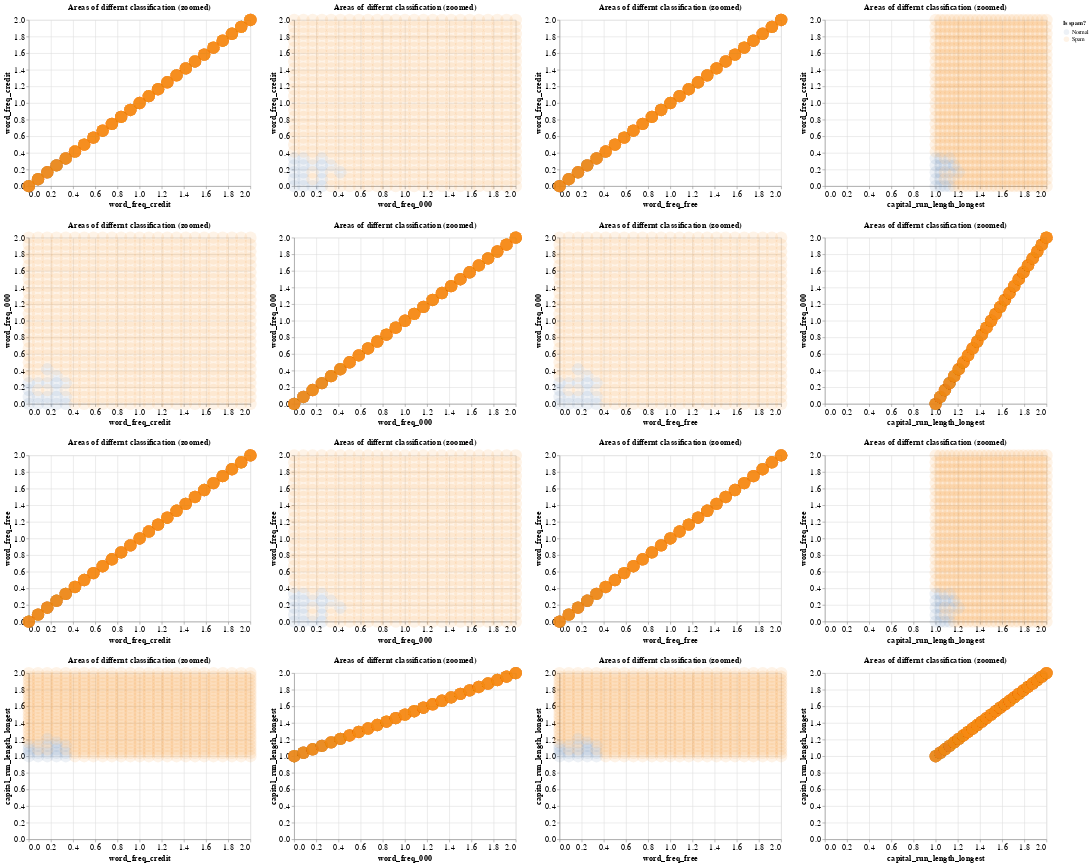

The notebook cell this image was saved under:
### Code cell
# "barrier" plot for the zoomed in data
predictions = (alt.Chart(whole, title = "Areas of differnt classification (zoomed)").mark_circle(size = 500, opacity = 0.1).encode(
        x = alt.X(alt.repeat("column"), type = "quantitative"), 
        y = alt.Y(alt.repeat("row"), type = "quantitative"),
        color = alt.Color("predicted", title = "Is spam?"))
               .repeat(row = ["word_freq_credit", "word_freq_000","word_freq_free","capital_run_length_longest"],
                       column = ["word_freq_credit", "word_freq_000","word_freq_free","capital_run_length_longest"])
               .configure_axis(labelFontSize = 15, titleFontSize = 15)
               .configure_title(fontSize = 15)
               )

predictions

# unfortunatly, because we used repreat plots, we can't layer them and thus cannot show the effect of the original data points overlaying the 
# barrier plot

### Figure 1 — Vega-Lite specification as saved in the notebook (floating-point values rounded to 4 significant figures; data arrays with more than 128 entries replaced by an {"elided": "..."} marker saying what was removed)
{"config": {"view": {"continuousWidth": 400, "continuousHeight": 300}, "axis": {"labelFontSize": 15, "titleFontSize": 15}, "title": {"fontSize": 15}}, "repeat": {"column": ["word_freq_credit", "word_freq_000", "word_freq_free", "capital_run_length_longest"], "row": ["word_freq_credit", "word_freq_000", "word_freq_free", "capital_run_length_longest"]}, "spec": {"data": {"name": "data-acde0a7cafbe534e73845f04b34bbed5"}, "mark": {"type": "circle", "opacity": 0.1, "size": 500}, "encoding": {"color": {"field": "predicted", "title": "Is spam?", "type": "nominal"}, "x": {"field": {"repeat": "column"}, "type": "quantitative"}, "y": {"field": {"repeat": "row"}, "type": "quantitative"}}, "title": "Areas of differnt classification (zoomed)"}, "$schema": "https://vega.github.io/schema/vega-lite/v4.17.0.json", "datasets": {"data-acde0a7cafbe534e73845f04b34bbed5": {"elided": "625 records"}}}
